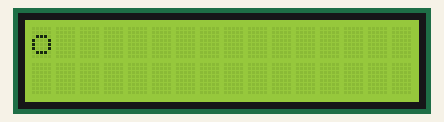
This sketch was run on a simulated Arduino Uno, built with avr-gcc and run on an emulated ATmega328P. On the bench: 16×2 character LCD.

Above: at 0.11 s.
At 0.64 s:
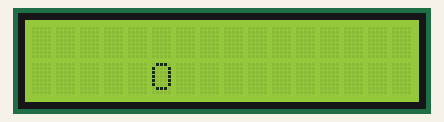
At 1.16 s:
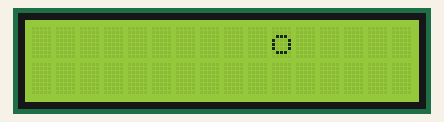
At 1.68 s:
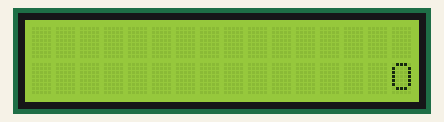
At 2.21 s:
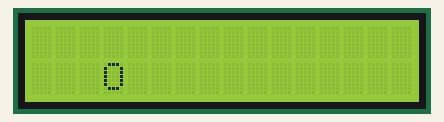

Measured:
- by itself, everything shown: repeats every 1.8 s, in 17 steps

The sketch:

Daning_lcd.ino
```cpp
#include <Wire.h>
#include <LiquidCrystal_I2C.h>
LiquidCrystal_I2C lcd(0x27,16,2);
void setup()
{
  lcd.init();
  lcd.backlight();

}
void loop()
{
 for(int i=0;i<17;i++)
 {
  if(i%2==0){
  lcd.setCursor(i,0);
  lcd.print("o");
  delay(100);
  lcd.clear();
  }
  else
  {
  lcd.setCursor(i,1);
  lcd.print("O");
  delay(100);
  lcd.clear();
  }
 }
}
```
